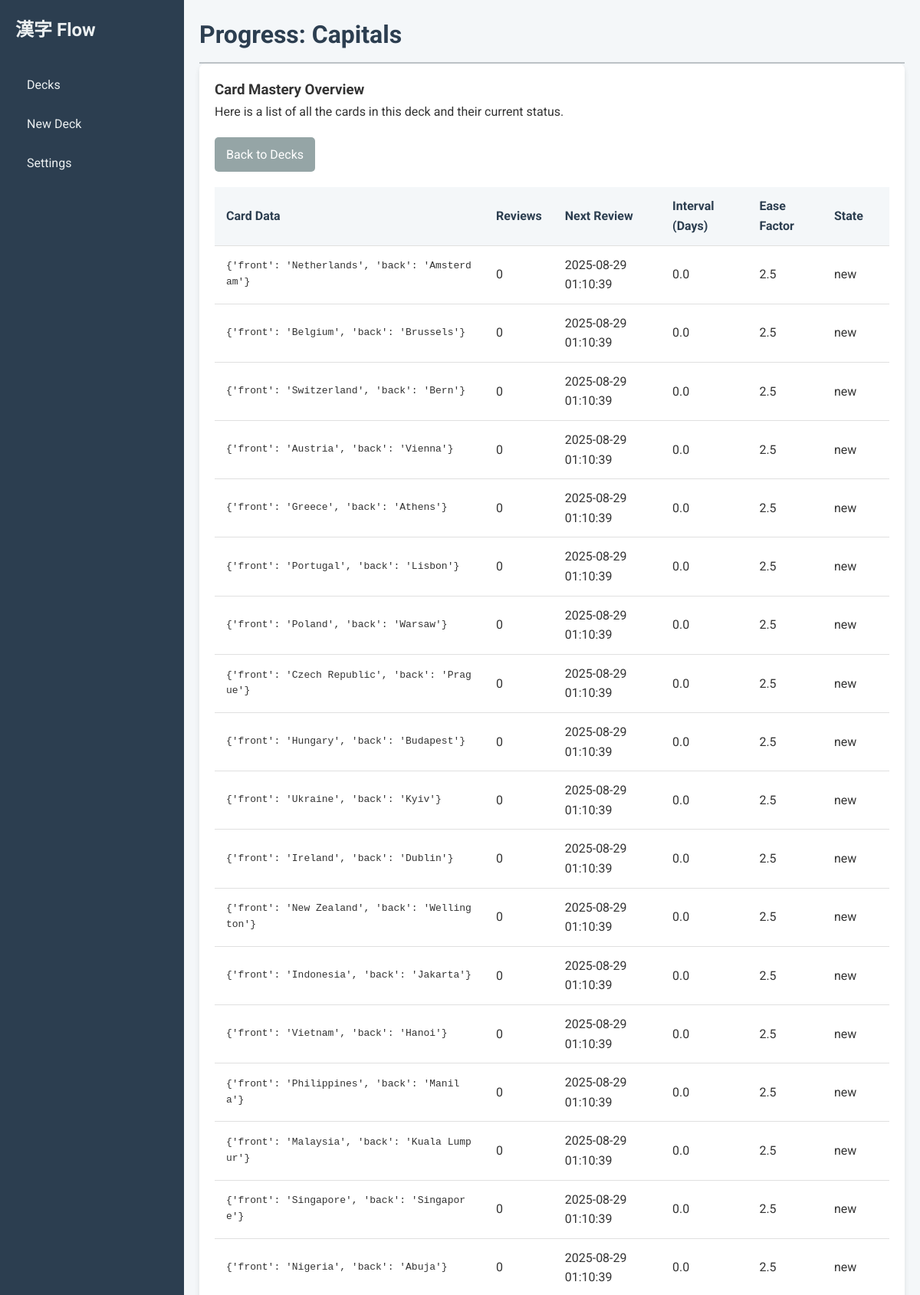
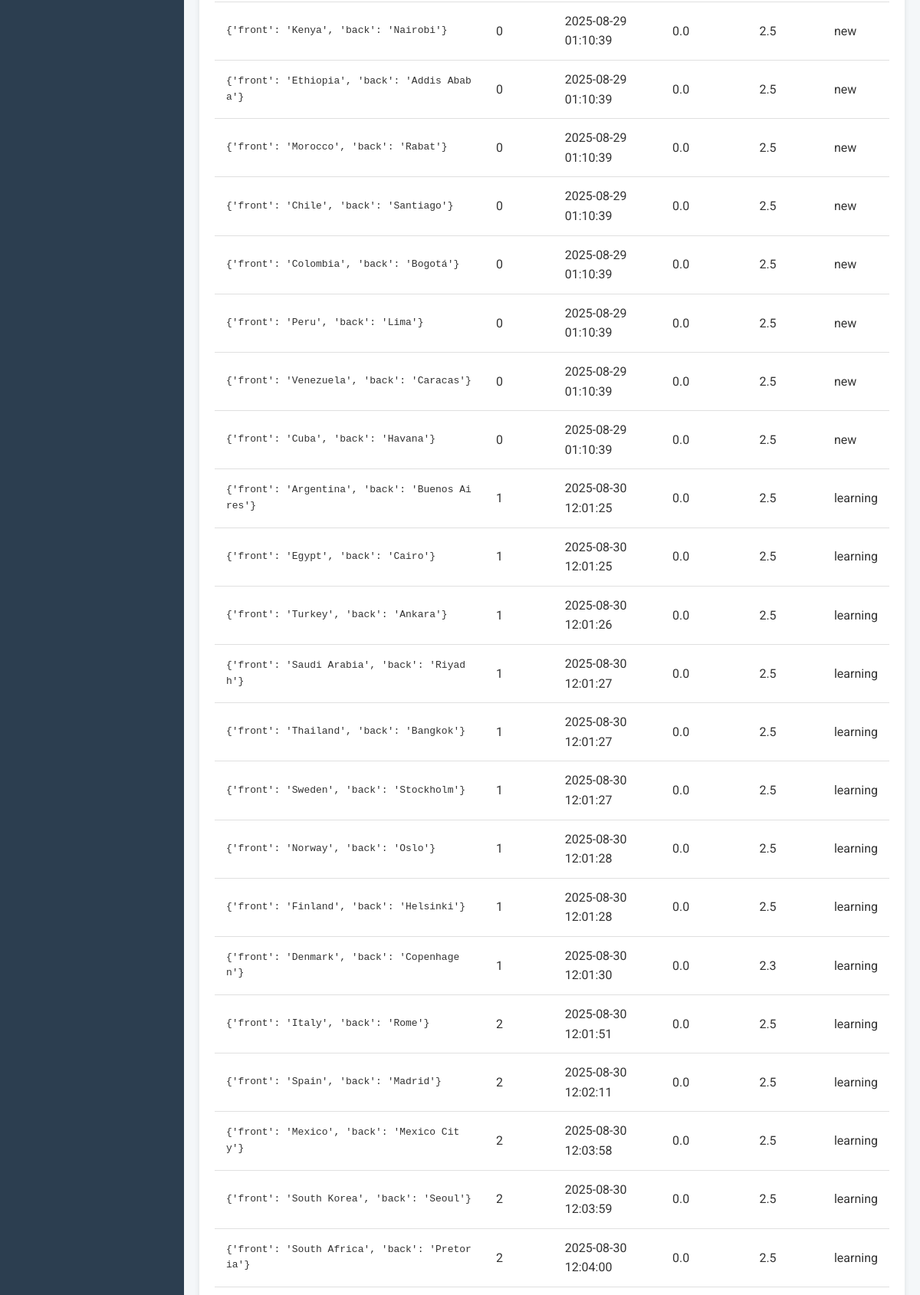
/progress/1 (upper part), run on the app's committed database (2 pictures, top to bottom).
### tables this page shows
CREATE TABLE decks (
            id INTEGER PRIMARY KEY AUTOINCREMENT,
            name TEXT NOT NULL UNIQUE,
            card_template TEXT NOT NULL,
            card_css TEXT NOT NULL,
            new_cards_per_day INTEGER,
            max_reviews_per_day INTEGER,
            learning_steps TEXT,
            graduating_interval INTEGER
        );

CREATE TABLE cards (
            id INTEGER PRIMARY KEY AUTOINCREMENT,
            deck_id INTEGER NOT NULL,
            data TEXT NOT NULL, -- Storing card data as a JSON string
            next_review_date TEXT,
            interval_days REAL DEFAULT 0.0,
            ease_factor REAL DEFAULT 2.5,
            reviews INTEGER DEFAULT 0,
            last_reviewed_date TEXT,
            state TEXT NOT NULL DEFAULT 'new', -- 'new', 'learning', 'review'
            learning_step INTEGER NOT NULL DEFAULT 0,
            introduction_date TEXT,
            FOREIGN KEY(deck_id) REFERENCES decks(id)
        );

### app/main.py (the view)
@app.get("/progress/{deck_id}", response_class=HTMLResponse)
async def deck_progress(request: Request, deck_id: int, db: sqlite3.Connection = Depends(get_database)):
    deck = crud.get_deck(db, deck_id)
    if not deck:
        return RedirectResponse(url="/decks")
    all_cards = crud.get_all_cards_in_deck(db, deck_id)
    all_cards_sorted = sorted(all_cards, key=lambda c: c.next_review_date)
    return templates.TemplateResponse("progress_deck.html", {"request": request, "deck": deck, "all_cards": all_cards_sorted})

### templates/progress_deck.html (shortened to what this page needs)
{% extends "base.html" %}
{% block page_title %}Progress: {{ deck.name }}{% endblock %}
{% block content %}
    <div class="card">
        <h3>Card Mastery Overview</h3>
        <p>Here is a list of all the cards in this deck and their current status.</p>
        <a href="/decks" class="btn btn-secondary" style="margin-top: 20px;">Back to Decks</a>
        {% if all_cards %}
            <table class="progress-table">
                <thead>
                    <tr>
                        <th style="width: 40%;">Card Data</th>
                        <th>Reviews</th>
                        <th>Next Review</th>
                        <th>Interval (Days)</th>
                        <th>Ease Factor</th>
                        <th>State</th>
                    </tr>
                </thead>
                <tbody>
                    {% for card in all_cards %}
                        <tr>
                            <td><pre style="white-space: pre-wrap; word-break: break-all; margin: 0; font-family: monospace;">{{ card.data }}</pre></td>
                            <td>{{ card.reviews }}</td>
                            <td>{{ card.next_review_date.strftime('%Y-%m-%d %H:%M:%S') if card.next_review_date else 'N/A' }}</td>
                            <td>{{ card.interval_days|round(1) }}</td>
                            <td>{{ card.ease_factor|round(2) }}</td>
                            <td>{{ card.state }}</td>
                        </tr>
                    {% endfor %}
                </tbody>
            </table>
        {% else %}
            <p>This deck doesn't have any cards yet.</p>
        {% endif %}
    </div>
{% endblock %}

### static/css/style.css (style rules this page uses)
* { box-sizing: border-box; margin: 0; }
body { font-family: 'Roboto', 'Noto Sans JP', sans-serif; background-color: #f4f7f9; color: #333; line-height: 1.6; }
.card { background-color: #ffffff; border-radius: 8px; box-shadow: 0 4px 6px rgba(0, 0, 0, 0.1); padding: 20px; margin-bottom: 20px; }
.btn { padding: 10px 15px; border: none; border-radius: 5px; cursor: pointer; font-size: 1em; text-decoration: none; display: inline-block; margin-right: 10px; }
.btn-secondary { background-color: #95a5a6; color: white; }
.progress-table { width: 100%; border-collapse: collapse; margin-top: 20px; }
.progress-table th, .progress-table td { padding: 12px 15px; text-align: left; border-bottom: 1px solid #e0e0e0; }
.progress-table th { background-color: #f4f7f9; font-weight: 700; color: #2c3e50; }

### data on the page
decks: name "Capitals"
cards: data "{'front': 'Netherlands', 'back': 'Amsterdam'}", reviews "0", next_review_date "2025-08-29 01:10:39", interval_days "0.0", ease_factor "2.5", state "new"
cards: data "{'front': 'Belgium', 'back': 'Brussels'}", reviews "0", next_review_date "2025-08-29 01:10:39", interval_days "0.0", ease_factor "2.5", state "new"
cards: data "{'front': 'Switzerland', 'back': 'Bern'}", reviews "0", next_review_date "2025-08-29 01:10:39", interval_days "0.0", ease_factor "2.5", state "new"
cards: data "{'front': 'Austria', 'back': 'Vienna'}", reviews "0", next_review_date "2025-08-29 01:10:39", interval_days "0.0", ease_factor "2.5", state "new"
cards: data "{'front': 'Greece', 'back': 'Athens'}", reviews "0", next_review_date "2025-08-29 01:10:39", interval_days "0.0", ease_factor "2.5", state "new"
cards: data "{'front': 'Portugal', 'back': 'Lisbon'}", reviews "0", next_review_date "2025-08-29 01:10:39", interval_days "0.0", ease_factor "2.5", state "new"
cards: data "{'front': 'Poland', 'back': 'Warsaw'}", reviews "0", next_review_date "2025-08-29 01:10:39", interval_days "0.0", ease_factor "2.5", state "new"
cards: data "{'front': 'Czech Republic', 'back': 'Prague'}", reviews "0", next_review_date "2025-08-29 01:10:39", interval_days "0.0", ease_factor "2.5", state "new"
cards: data "{'front': 'Hungary', 'back': 'Budapest'}", reviews "0", next_review_date "2025-08-29 01:10:39", interval_days "0.0", ease_factor "2.5", state "new"
cards: data "{'front': 'Ukraine', 'back': 'Kyiv'}", reviews "0", next_review_date "2025-08-29 01:10:39", interval_days "0.0", ease_factor "2.5", state "new"
cards: data "{'front': 'Ireland', 'back': 'Dublin'}", reviews "0", next_review_date "2025-08-29 01:10:39", interval_days "0.0", ease_factor "2.5", state "new"
cards: data "{'front': 'New Zealand', 'back': 'Wellington'}", reviews "0", next_review_date "2025-08-29 01:10:39", interval_days "0.0", ease_factor "2.5", state "new"
cards: data "{'front': 'Indonesia', 'back': 'Jakarta'}", reviews "0", next_review_date "2025-08-29 01:10:39", interval_days "0.0", ease_factor "2.5", state "new"
cards: data "{'front': 'Vietnam', 'back': 'Hanoi'}", reviews "0", next_review_date "2025-08-29 01:10:39", interval_days "0.0", ease_factor "2.5", state "new"
cards: data "{'front': 'Philippines', 'back': 'Manila'}", reviews "0", next_review_date "2025-08-29 01:10:39", interval_days "0.0", ease_factor "2.5", state "new"
cards: data "{'front': 'Malaysia', 'back': 'Kuala Lumpur'}", reviews "0", next_review_date "2025-08-29 01:10:39", interval_days "0.0", ease_factor "2.5", state "new"
cards: data "{'front': 'Singapore', 'back': 'Singapore'}", reviews "0", next_review_date "2025-08-29 01:10:39", interval_days "0.0", ease_factor "2.5", state "new"
cards: data "{'front': 'Nigeria', 'back': 'Abuja'}", reviews "0", next_review_date "2025-08-29 01:10:39", interval_days "0.0", ease_factor "2.5", state "new"
cards: data "{'front': 'Kenya', 'back': 'Nairobi'}", reviews "0", next_review_date "2025-08-29 01:10:39", interval_days "0.0", ease_factor "2.5", state "new"
cards: data "{'front': 'Ethiopia', 'back': 'Addis Ababa'}", reviews "0", next_review_date "2025-08-29 01:10:39", interval_days "0.0", ease_factor "2.5", state "new"
cards: data "{'front': 'Morocco', 'back': 'Rabat'}", reviews "0", next_review_date "2025-08-29 01:10:39", interval_days "0.0", ease_factor "2.5", state "new"
cards: data "{'front': 'Chile', 'back': 'Santiago'}", reviews "0", next_review_date "2025-08-29 01:10:39", interval_days "0.0", ease_factor "2.5", state "new"
cards: data "{'front': 'Colombia', 'back': 'Bogotá'}", reviews "0", next_review_date "2025-08-29 01:10:39", interval_days "0.0", ease_factor "2.5", state "new"
cards: data "{'front': 'Peru', 'back': 'Lima'}", reviews "0", next_review_date "2025-08-29 01:10:39", interval_days "0.0", ease_factor "2.5", state "new"
cards: data "{'front': 'Venezuela', 'back': 'Caracas'}", reviews "0", next_review_date "2025-08-29 01:10:39", interval_days "0.0", ease_factor "2.5", state "new"
cards: data "{'front': 'Cuba', 'back': 'Havana'}", reviews "0", next_review_date "2025-08-29 01:10:39", interval_days "0.0", ease_factor "2.5", state "new"
cards: data "{'front': 'Argentina', 'back': 'Buenos Aires'}", reviews "1", next_review_date "2025-08-30 12:01:25", interval_days "0.0", ease_factor "2.5", state "learning"
cards: data "{'front': 'Egypt', 'back': 'Cairo'}", reviews "1", next_review_date "2025-08-30 12:01:25", interval_days "0.0", ease_factor "2.5", state "learning"
cards: data "{'front': 'Turkey', 'back': 'Ankara'}", reviews "1", next_review_date "2025-08-30 12:01:26", interval_days "0.0", ease_factor "2.5", state "learning"
cards: data "{'front': 'Saudi Arabia', 'back': 'Riyadh'}", reviews "1", next_review_date "2025-08-30 12:01:27", interval_days "0.0", ease_factor "2.5", state "learning"
cards: data "{'front': 'Thailand', 'back': 'Bangkok'}", reviews "1", next_review_date "2025-08-30 12:01:27", interval_days "0.0", ease_factor "2.5", state "learning"
cards: data "{'front': 'Sweden', 'back': 'Stockholm'}", reviews "1", next_review_date "2025-08-30 12:01:27", interval_days "0.0", ease_factor "2.5", state "learning"
cards: data "{'front': 'Norway', 'back': 'Oslo'}", reviews "1", next_review_date "2025-08-30 12:01:28", interval_days "0.0", ease_factor "2.5", state "learning"
cards: data "{'front': 'Finland', 'back': 'Helsinki'}", reviews "1", next_review_date "2025-08-30 12:01:28", interval_days "0.0", ease_factor "2.5", state "learning"
cards: data "{'front': 'Denmark', 'back': 'Copenhagen'}", reviews "1", next_review_date "2025-08-30 12:01:30", interval_days "0.0", ease_factor "2.3", state "learning"
cards: data "{'front': 'Italy', 'back': 'Rome'}", reviews "2", next_review_date "2025-08-30 12:01:51", interval_days "0.0", ease_factor "2.5", state "learning"
cards: data "{'front': 'Spain', 'back': 'Madrid'}", reviews "2", next_review_date "2025-08-30 12:02:11", interval_days "0.0", ease_factor "2.5", state "learning"
cards: data "{'front': 'Mexico', 'back': 'Mexico City'}", reviews "2", next_review_date "2025-08-30 12:03:58", interval_days "0.0", ease_factor "2.5", state "learning"
cards: data "{'front': 'South Korea', 'back': 'Seoul'}", reviews "2", next_review_date "2025-08-30 12:03:59", interval_days "0.0", ease_factor "2.5", state "learning"
cards: data "{'front': 'South Africa', 'back': 'Pretoria'}", reviews "2", next_review_date "2025-08-30 12:04:00", interval_days "0.0", ease_factor "2.5", state "learning"
